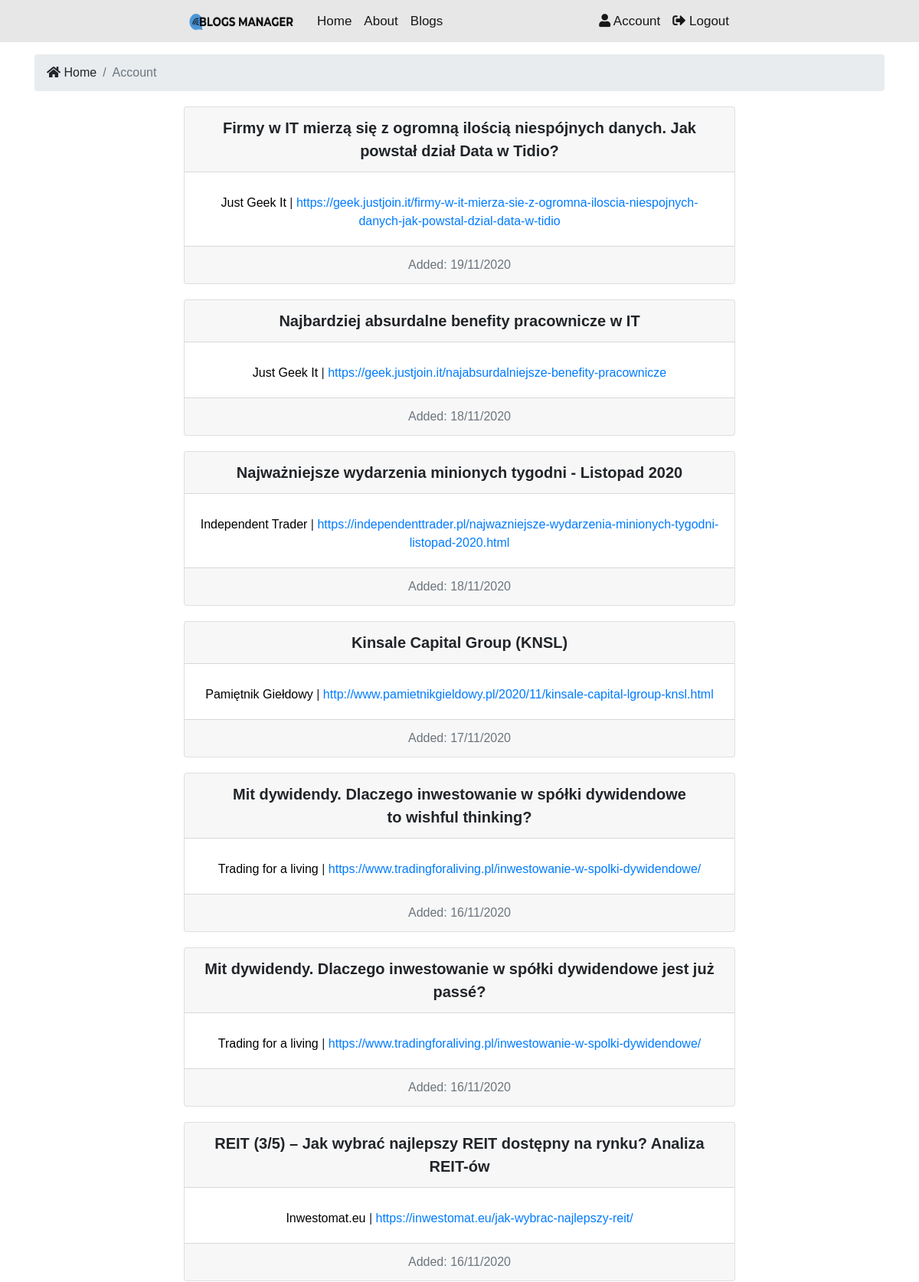
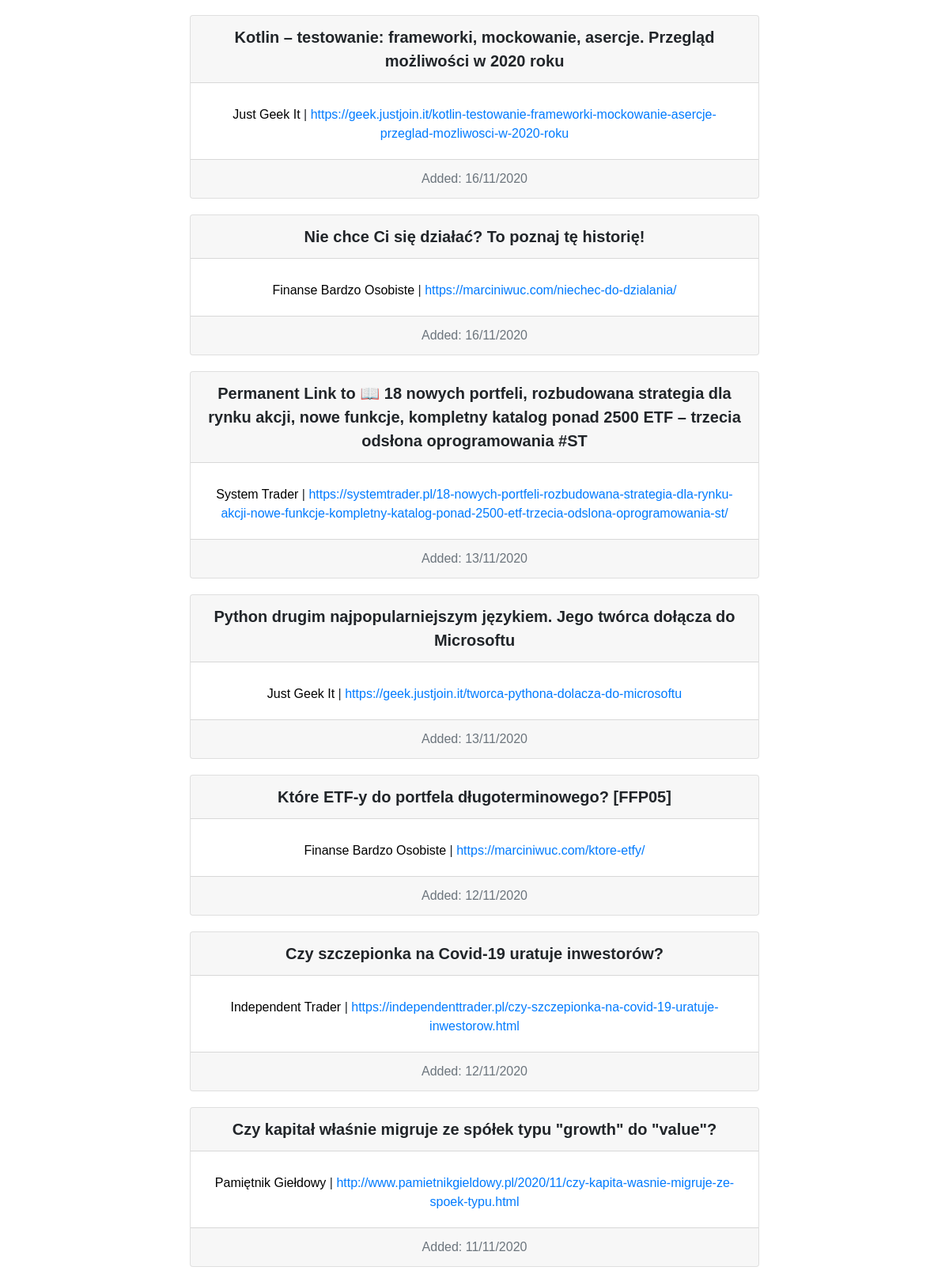
Page /users/account (signed in, upper part) on the committed database (2 pictures, top to bottom).
### blogs/models.py (models this page shows, shortened)
class BlogPost(models.Model):
    name = models.CharField(max_length=200)
    url = models.CharField(max_length=200)
    added = models.DateTimeField()
    blog = models.ForeignKey(Blog, on_delete=models.CASCADE, related_name='blog_post')
    class Meta:
        ordering = ('-added',)

class Blog(models.Model):
    name = models.CharField(max_length=200)
    url = models.CharField(max_length=200)
    author = models.CharField(max_length=100)
    genre = models.CharField(choices=GENRE_CHOICES, default="IT", max_length=30)
    genre2 = models.CharField(choices=GENRE_CHOICES, blank=True, max_length=30)
    language = models.CharField(default="Polish", max_length=100)
    def __str__(self):
        return self.name

### users/views.py (the view)
# urls.py: path("account", views.account, name="account"),
def account(request):
    blog_posts = BlogPost.objects.filter(blog__subscribed_blog__user=request.user)
    context = {"blog_posts": blog_posts}
    return render(request, 'users/account.html', context)

### templates/users/account.html (shortened to what this page needs)
{% extends 'base.html' %}
{% block content %}
<section id="bc" class="mt-3">
    <div class="container">
        <nav aria-label="breadcrumb">
            <ol class="breadcrumb">
                <li class="breadcrumb-item">
                    <a href="{% url 'index' %}">
                    <i class="fas fa-home"></i> Home</a>
                </li>
            <li class="breadcrumb-item active"> Account</li>
            </ol>
        </nav>
    </div>
</section>
<section id="blogs">
    {% if blog_posts %}
        {% for blog_post in blog_posts %}
            <div class="card text-center">
                <div class="card-header">
                    {{ blog_post.name }}
                </div>
                    <div class="card-body">
                        <a href="{% url 'blog_info' pk=blog_post.blog.id %}" class="card-text no-link">{{blog_post.blog}}</a> | <a href="{{ blog_post.url }}" class="card-text">{{ blog_post.url }}</a>
                    </div>
                <div class="card-footer text-muted">
                Added: {{ blog_post.added|date:'d/m/Y' }}
                </div>
            </div>
        {% endfor %}
    {% else %}
        <div class="col-md-12">
            <p>No Subscribed Blogs :(</p>
        </div>
    {% endif %}
</section>
{% endblock %}

### blogs_manager/static/css/styles.css (style rules this page uses)
body { font-family: Impact, Charcoal, sans-serif; background-color: white; }
a.no-link:link { color: black; text-decoration: none; }
.breadcrumb-item a, a:hover, a:focus, a:active { text-decoration: none; color: inherit; }
.card { margin-top: 20px; margin-bottom: 20px; margin-left: 20%; margin-right: 20%; }
.card-header { font-size: 20px; font-weight: bold; }
.card-text { margin-bottom: 8px; }

### rows in the picture
BlogPost: name "Firmy w IT mierzą się z ogromną ilością niespójnych danych. Jak powstał dział Data w Tidio?", blog "Just Geek It", url "https://geek.justjoin.it/firmy-w-it-mierza-sie-z-ogromna-iloscia-niespojnych-danych-jak-powstal-dzial-data-w-tidio", added "19/11/2020"
BlogPost: name "Najbardziej absurdalne benefity pracownicze w IT", blog "Just Geek It", url "https://geek.justjoin.it/najabsurdalniejsze-benefity-pracownicze", added "18/11/2020"
BlogPost: name "Najważniejsze wydarzenia minionych tygodni - Listopad 2020", blog "Independent Trader", url "https://independenttrader.pl/najwazniejsze-wydarzenia-minionych-tygodni-listopad-2020.html", added "18/11/2020"
BlogPost: name "Kinsale Capital Group (KNSL)", blog "Pamiętnik Giełdowy", url "http://www.pamietnikgieldowy.pl/2020/11/kinsale-capital-lgroup-knsl.html", added "17/11/2020"
BlogPost: name "Mit dywidendy. Dlaczego inwestowanie w spółki dywidendowe to wishful thinking?", blog "Trading for a living", url "https://www.tradingforaliving.pl/inwestowanie-w-spolki-dywidendowe/", added "16/11/2020"
BlogPost: name "Mit dywidendy. Dlaczego inwestowanie w spółki dywidendowe jest już passé?", blog "Trading for a living", url "https://www.tradingforaliving.pl/inwestowanie-w-spolki-dywidendowe/", added "16/11/2020"
BlogPost: name "REIT (3/5) – Jak wybrać najlepszy REIT dostępny na rynku? Analiza REIT-ów", blog "Inwestomat.eu", url "https://inwestomat.eu/jak-wybrac-najlepszy-reit/", added "16/11/2020"
BlogPost: name "Kotlin – testowanie: frameworki, mockowanie, asercje. Przegląd możliwości w 2020 roku", blog "Just Geek It", url "https://geek.justjoin.it/kotlin-testowanie-frameworki-mockowanie-asercje-przeglad-mozliwosci-w-2020-roku", added "16/11/2020"
BlogPost: name "Nie chce Ci się działać? To poznaj tę historię!", blog "Finanse Bardzo Osobiste", url "https://marciniwuc.com/niechec-do-dzialania/", added "16/11/2020"
BlogPost: name "Permanent Link to 📖 18 nowych portfeli, rozbudowana strategia dla rynku akcji, nowe funkcje, kompletny katalog ponad 2500 ETF – trzecia odsłona oprogramowania #ST", blog "System Trader", url "https://systemtrader.pl/18-nowych-portfeli-rozbudowana-strategia-dla-rynku-akcji-nowe-funkcje-kompletny-katalog-ponad-2500-etf-trzecia-odslona-oprogramowania-st/", added "13/11/2020"
BlogPost: name "Python drugim najpopularniejszym językiem. Jego twórca dołącza do Microsoftu", blog "Just Geek It", url "https://geek.justjoin.it/tworca-pythona-dolacza-do-microsoftu", added "13/11/2020"
BlogPost: name "Które ETF-y do portfela długoterminowego? [FFP05]", blog "Finanse Bardzo Osobiste", url "https://marciniwuc.com/ktore-etfy/", added "12/11/2020"
BlogPost: name "Czy szczepionka na Covid-19 uratuje inwestorów?", blog "Independent Trader", url "https://independenttrader.pl/czy-szczepionka-na-covid-19-uratuje-inwestorow.html", added "12/11/2020"
BlogPost: name "Czy kapitał właśnie migruje ze spółek typu \"growth\" do \"value\"?", blog "Pamiętnik Giełdowy", url "http://www.pamietnikgieldowy.pl/2020/11/czy-kapita-wasnie-migruje-ze-spoek-typu.html", added "11/11/2020"
